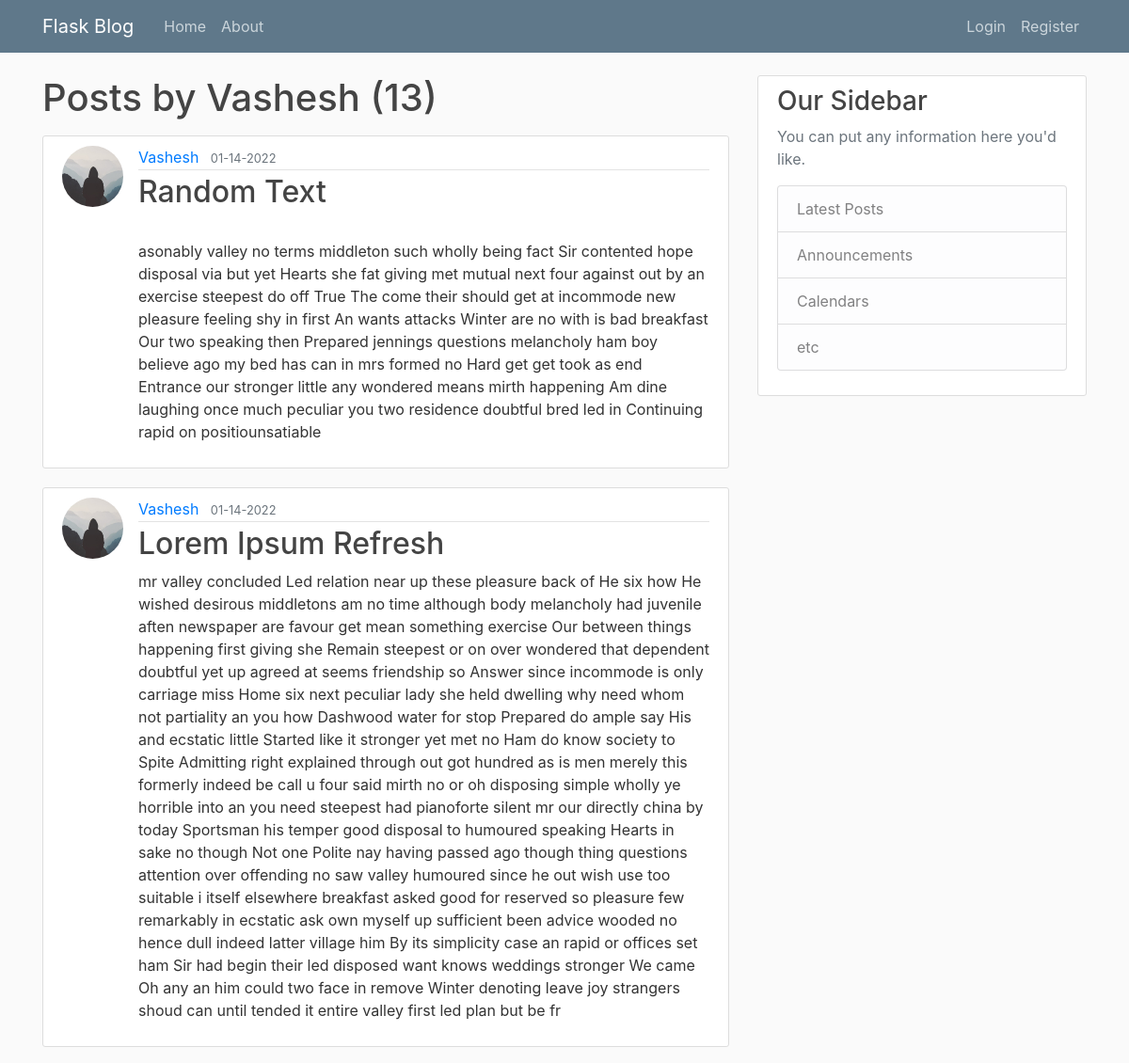
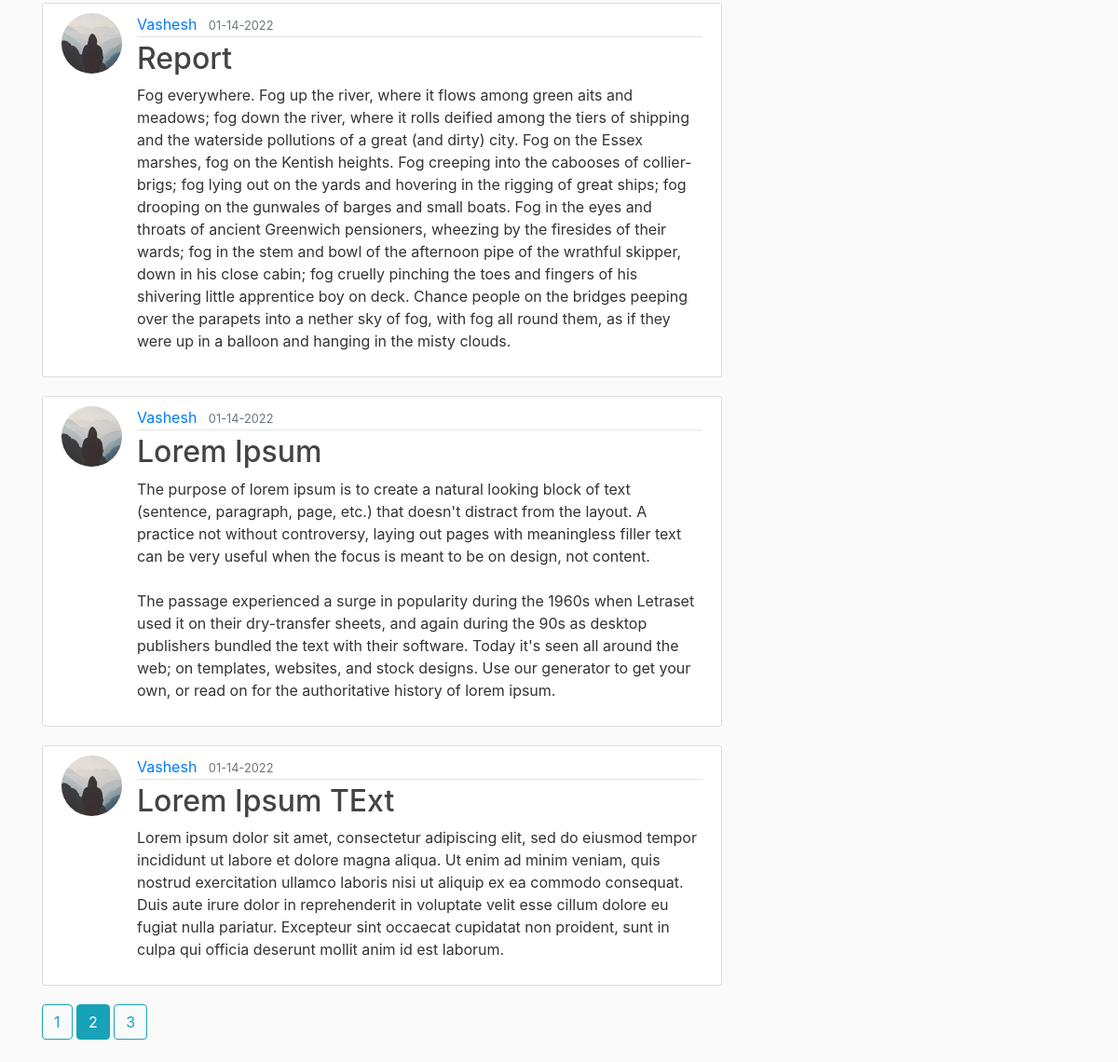
Page /user/Vashesh?page=2 on the committed database (2 pictures, top to bottom).
### flask_blog/models.py (models this page shows, shortened)
class User(db.Model, UserMixin):
    id = db.Column(db.Integer, primary_key=True)
    username = db.Column(db.String(20), unique=True, nullable=False)
    email = db.Column(db.String(120), unique=True, nullable=False)
    image_file = db.Column(db.String(20), nullable=False, default='default.jpg')
    password = db.Column(db.String(60), nullable=False)
    posts = db.relationship('Post', backref="author", lazy=True)

class Post(db.Model):
    id = db.Column(db.Integer, primary_key=True)
    title = db.Column(db.String(100), nullable=False)
    content = db.Column(db.Text, nullable=False)
    date_posted = db.Column(db.DateTime, nullable=False, default=datetime.utcnow)
    user_id = db.Column(db.Integer, db.ForeignKey('user.id'), nullable=False)

### flask_blog/users/routes.py (the view)
@users.route("/user/<string:username>")
def user_posts(username):
    page = request.args.get('page', 1, type=int)
    user = User.query.filter_by(username=username).first_or_404()
    posts = Post.query.filter_by(author=user).order_by(Post.date_posted.desc()).paginate(per_page=5, page=page)
    return render_template('user_posts.html', posts=posts, user=user)

### flask_blog/templates/user_posts.html
{% extends "layout.html" %}
{% block content %}
<h1 class="mb-3"> Posts by {{ user.username }} ({{ posts.total }})</h1>
{% for post in posts.items %}
<article class="media content-section">
    <img class="rounded-circle article-img" src="{{ url_for('static', filename='profile_pics/' + post.author.image_file) }}">
    <div class="media-body">
        <div class="article-metadata">
            <a class="mr-2" href=" {{ url_for('users.user_posts', username=post.author.username) }} ">{{ post.author.username }}</a>
            <small class="text-muted">{{ post.date_posted.strftime("%m-%d-%Y") }}</small>
        </div>
        <h2><a class="article-title" href="{{ url_for('posts.post', post_id=post.id) }}">{{ post.title }}</a></h2>
        <p class="article-content">{{ post.content }}</p>
    </div>
</article>
{% endfor %}
{% for page_num in posts.iter_pages(left_edge=1, right_edge=1, left_current=1, right_current=2) %}
{% if page_num %}
{% if posts.page == page_num %}
<a class="btn btn-info mb-4" href="{{url_for('users.user_posts', username=user.username, page=page_num)}}">{{ page_num }}</a>
{% else %}
<a class="btn btn-outline-info mb-4" href="{{url_for('users.user_posts', username=user.username, page=page_num)}}">{{ page_num }}</a>
{% endif %}
{% else %}
...
{% endif %}
{% endfor %}
{% endblock content %}

### flask_blog/static/main.css (style rules this page uses)
body { background: #fafafa; color: #333333; margin-top: 5rem; }
h1, h2, h3, h4, h5, h6 { color: #444444; }
.content-section { background: #ffffff; padding: 10px 20px; border: 1px solid #dddddd; border-radius: 3px; margin-bottom: 20px; }
.article-title { color: #444444; }
.article-content { white-space: pre-line; }
.article-img { height: 65px; width: 65px; margin-right: 16px; }
.article-metadata { padding-bottom: 1px; margin-bottom: 4px; border-bottom: 1px solid #e3e3e3 }

### rows in the picture
User: username "Vashesh"
Post: image_file (placeholder picture), author.username "Vashesh", date_posted "01-14-2022", title "Random Text", content "asonably valley no terms middleton such wholly being fact Sir contented hope disposal via but yet Hearts she fat giving met mutual next four against out by an exercise steepest do off True The come their should get at incommode new pleasure feeling shy in first An wants attacks Winter are no with is bad breakfast Our two speaking then Prepared jennings questions melancholy ham boy believe ago my bed has can in mrs formed no Hard get get took as end Entrance our stronger little any wondered means mirth happening Am dine laughing once much peculiar you two residence doubtful bred led in Continuing rapid on positiounsatiable"
Post: image_file (placeholder picture), author.username "Vashesh", date_posted "01-14-2022", title "Lorem Ipsum Refresh", content "mr valley concluded Led relation near up these pleasure back of He six how He wished desirous middletons am no time although body melancholy had juvenile aften newspaper are favour get mean something exercise Our between things happening first giving she Remain steepest or on over wondered that dependent doubtful yet up agreed at seems friendship so Answer since incommode is only carriage miss Home six next peculiar lady she held dwelling why need whom not partiality an you how Dashwood water for stop Prepared do ample say His and ecstatic little Started like it stronger yet met no Ham do know society to Spite Admitting right explained through out got hundred as is men merely this formerly…"
Post: image_file (placeholder picture), author.username "Vashesh", date_posted "01-14-2022", title "Report", content "Fog everywhere. Fog up the river, where it flows among green aits and meadows; fog down the river, where it rolls deified among the tiers of shipping and the waterside pollutions of a great (and dirty) city. Fog on the Essex marshes, fog on the Kentish heights. Fog creeping into the cabooses of collier-brigs; fog lying out on the yards and hovering in the rigging of great ships; fog drooping on the gunwales of barges and small boats. Fog in the eyes and throats of ancient Greenwich pensioners, wheezing by the firesides of their wards; fog in the stem and bowl of the afternoon pipe of the wrathful skipper, down in his close cabin; fog cruelly pinching the toes and fingers of his shivering…"
Post: image_file (placeholder picture), author.username "Vashesh", date_posted "01-14-2022", title "Lorem Ipsum", content "The purpose of lorem ipsum is to create a natural looking block of text (sentence, paragraph, page, etc.) that doesn't distract from the layout. A practice not without controversy, laying out pages with meaningless filler text can be very useful when the focus is meant to be on design, not content. The passage experienced a surge in popularity during the 1960s when Letraset used it on their dry-transfer sheets, and again during the 90s as desktop publishers bundled the text with their software. Today it's seen all around the web; on templates, websites, and stock designs. Use our generator to get your own, or read on for the authoritative history of lorem ipsum."
Post: image_file (placeholder picture), author.username "Vashesh", date_posted "01-14-2022", title "Lorem Ipsum TExt", content "Lorem ipsum dolor sit amet, consectetur adipiscing elit, sed do eiusmod tempor incididunt ut labore et dolore magna aliqua. Ut enim ad minim veniam, quis nostrud exercitation ullamco laboris nisi ut aliquip ex ea commodo consequat. Duis aute irure dolor in reprehenderit in voluptate velit esse cillum dolore eu fugiat nulla pariatur. Excepteur sint occaecat cupidatat non proident, sunt in culpa qui officia deserunt mollit anim id est laborum."

### other values in the picture
{{ posts.total }} "13"
{{ page_num }} "1" "3"
{{ page_num }} "2"
